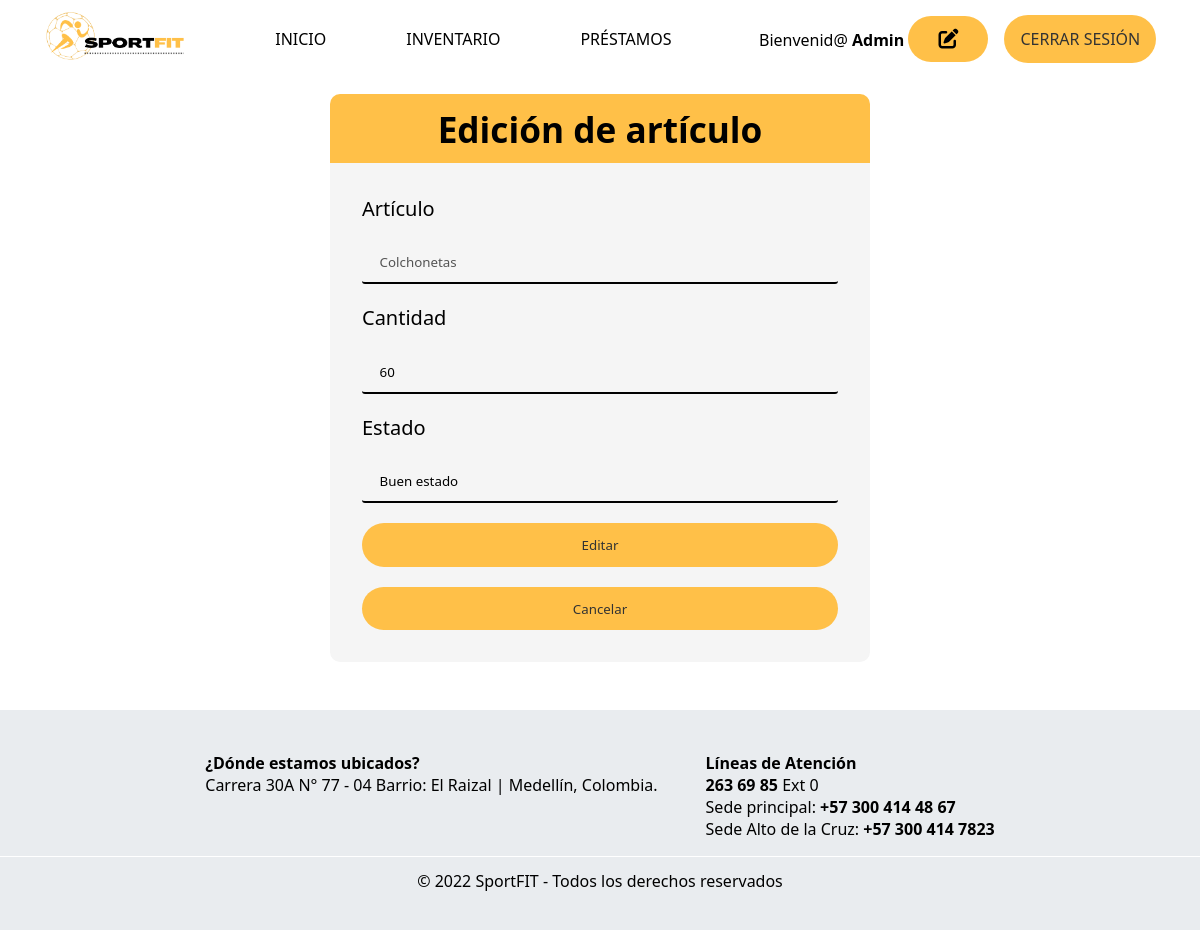
/vistas/editar-articulo.php?id=2 (signed in), run on the app's committed database.
### tables this page shows
CREATE TABLE `usuarios` (
  `id` int(4) NOT NULL,
  `documento` int(11) NOT NULL,
  `nombre_completo` varchar(50) NOT NULL,
  `correo` varchar(200) NOT NULL,
  `contacto` varchar(11) NOT NULL,
  `contrasena` varchar(250) NOT NULL
);

CREATE TABLE `articulo` (
  `id_articulo` int(5) NOT NULL,
  `tipo_articulo` varchar(30) NOT NULL,
  `cantidad` int(4) NOT NULL,
  `estado_articulo` varchar(30) NOT NULL,
  `descripcion` varchar(100) NOT NULL
);

### vistas/editar-articulo.php (the view, shortened to what this page needs)
<?php
	require '../php/conexion.php';
	if (isset($_SESSION['user_id'])) {
        $records = $conn->prepare('SELECT id, nombre_completo, correo, contrasena FROM usuarios WHERE id = :id');
		$records->bindParam(':id', $_SESSION['user_id']);
		$records->execute();
		$results = $records->fetch(PDO::FETCH_ASSOC);
	}
    $id_articulo = $_GET["id"];
?>
<!DOCTYPE html>
<html lang="es">
<head>
    <link rel="stylesheet" href="../css/styles.css">
    <link rel="stylesheet" href="../css/edicion-usuario.css">
    <link rel="stylesheet" href="https://cdnjs.cloudflare.com/ajax/libs/font-awesome/6.2.0/css/all.min.css" />
</head>
<body>
    <nav class="navbar">
        <a href="../index.php" class="logo" >
            <img src="../imgs/sportfit.png" alt="logo SportFit" />
        </a>
        <ul class="center-nav">
            <li><a href="../index.php">Inicio</a></li>
            <li><a href="inventario.php">Inventario</a></li>
            <li><a href="prestamo.php">Préstamos</a></li>
        </ul>
        <div class="select">
            <p>Bienvenid@&nbsp;<strong><?php echo $results["nombre_completo"]; ?></strong><a href="editar-usuario.php" class="edit">&nbsp;<i class="fa-solid fa-pen-to-square"></i></a></p>
            <a href="logout.php" class="btn" id="iniciar-sesion">Cerrar sesión</a>
        </div>
    </nav>
    <main>
        <h2>Edición de artículo</h2>
        <form action="actualizar-articulo.php" method="POST" id="edicion">
            <?php
            require '../php/conexionsqli.php';
            $result = mysqli_query($cnx,"SELECT * FROM articulo WHERE id_articulo = '$id_articulo'");
            while($row = mysqli_fetch_array($result)){
                echo "<label>Artículo</label>";
                echo "<input value='{$row['tipo_articulo']}' disabled placeholder='Articulo' type='text' name='articulo'>";
                echo "<label>Cantidad</label>";
                echo "<input required value='{$row['cantidad']}' placeholder='Cantidad' type='number' name='cantidad'>";
                echo "<label>Estado</label>";
                echo "<input required value='{$row['estado_articulo']}' placeholder='Estado' type='text' name='estado'>";
                echo "<button type='submit' class='btn'>Editar</button>";
                echo "<a href='inventario.php' class='btn'>Cancelar</a>";
            }?>
        </form>
    </main>
    <footer>
        <ul class="footer-info">
            <li><strong>¿Dónde estamos ubicados?</strong>
                <ul>
                    <li><a href="https://goo.gl/maps/YQ8RRNZhMk4FwjLE9" target="_blank">Carrera 30A N° 77 - 04 Barrio: El Raizal | Medellín, Colombia.</a></li>
                </ul>
            </li>
            <li><strong>Líneas de Atención</strong>
                <ul>
                    <li><strong><a href="tel:+572636985">263 69 85</a></strong> Ext 0</li>
                    <li>Sede principal: <strong><a href="tel:+573004144867">+57 300 414 48 67</a></strong></li>
                    <li>Sede Alto de la Cruz: <strong><a href="tel:+573004147823">+57 300 414 7823</a></strong></li>
                </ul>
            </li>
        </ul>
        <div class="separador"></div>
        <div class="copyright">
            © 2022 SportFIT - Todos los derechos reservados
        </div>
    </footer>
</body>
</html>

### css/styles.css (style rules this page uses)
:root { --orange-color: #ffc048; --dark-gray-color: #1e272e; --blue-color: #aebebb; }
* { margin: 0; padding: 0; box-sizing: border-box; font-family: system-ui; }
ul { list-style: none; }
a { text-decoration: none; color: #000; }
.btn { background: var(--orange-color); padding: 0.8rem 1rem; border-radius: 30rem; border: none; cursor: pointer; color: #333; font-weight: 500; width: fit-content; transition: background 200ms ease-out; }
.navbar { position: relative; top: 0; display: flex; justify-content: space-around; align-items: center; text-transform: uppercase; padding: 0.6em 0; flex-wrap: wrap; background: #fff; }
.logo { width: 12%; transition: transform 250ms ease; }
.navbar img { width: 100%; }
.center-nav { display: flex; gap: 5em; }
.center-nav a { position: relative; transition: color 200ms ease-out; }
.center-nav a::before { content: ''; bottom: -2px; left: 0; width: 0%; height: 2px; position: absolute; background: #000; transition: width 200ms ease-out, color 200ms ease-out; }
.select { display: flex; align-items: center; gap: 1em; }
.select p { text-transform: capitalize; }
i { font-size: 20px; border-radius: 50px; padding: 12.8px 1.5em; background-color: var(--orange-color); transition: background 200ms ease-out; }
footer { display: flex; flex-direction: column; justify-content: center; height: 220px; background-color: #e9ecef; }
.footer-info { display: flex; justify-content: center; gap: 3em; padding: 1em 0; }
footer .separador { width: 100%; height: .1em; background-color: #fff; margin: 0 auto; }
footer .copyright { text-align: center; line-height: 3em; }

### css/edicion-usuario.css (style rules this page uses)
main { align-items: center; display: flex; flex-direction: column; justify-content: center; margin: 1rem 0 3rem 0; }
main h2 { background: var(--orange-color); border-radius: 10px 10px 0 0; font-size: 2.2rem; padding: 0.3em 0; text-align: center; width: 45%; }
#edicion { align-content: center; background-color: whitesmoke; border-radius: 0 0 10px 10px; display: flex; flex-direction: column; gap: 20px; justify-content: center; padding: 2rem; width: 45%; }
#edicion label { font-size: 20px; }
#edicion input { background: transparent; border: none; border-bottom: 2px solid black; border-radius: 3px; padding: 0.7rem 1.1rem; }
#edicion button { width: 100%; }
#edicion a { width: 100%; text-align: center; user-select: none; -webkit-user-drag: none; font-size: 13.3px; }

### data on the page
usuarios: nombre_completo "Admin"
articulo: articulo "Colchonetas", cantidad "60", estado "Buen estado"
